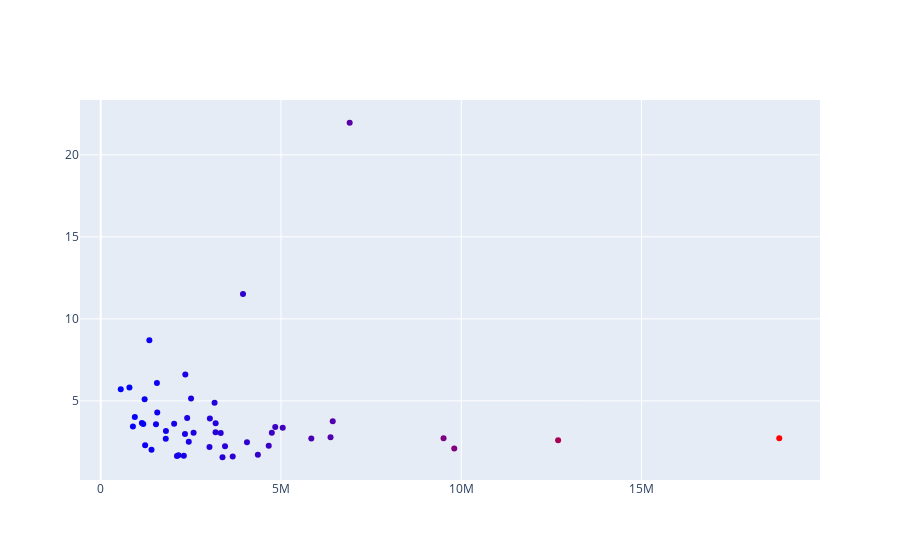

Notebook code for this chart:
### Code cell
fig = go.Figure()
fig.add_trace(go.Scatter(x=state_totals["Population"], y=state_totals["Rate"], mode = "markers", hovertext=state_totals["State_y"], marker=dict(colorscale='bluered', color=state_totals["Population"])))
